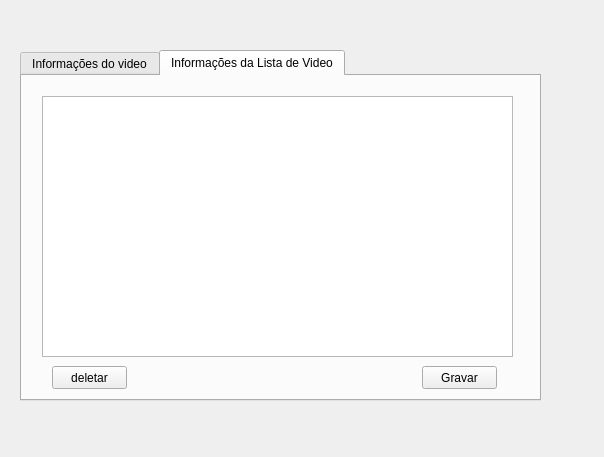
<?xml version="1.0" encoding="UTF-8"?>
<ui version="4.0">
 <class>telaCadastroListaFilme</class>
 <widget class="QWidget" name="telaCadastroListaFilme">
  <property name="geometry">
   <rect>
    <x>0</x>
    <y>0</y>
    <width>604</width>
    <height>457</height>
   </rect>
  </property>
  <property name="windowTitle">
   <string>Form</string>
  </property>
  <widget class="QStackedWidget" name="stackedWidget">
   <property name="geometry">
    <rect>
     <x>0</x>
     <y>40</y>
     <width>571</width>
     <height>371</height>
    </rect>
   </property>
   <property name="currentIndex">
    <number>0</number>
   </property>
   <widget class="QWidget" name="page">
    <widget class="QTabWidget" name="tabWidget">
     <property name="geometry">
      <rect>
       <x>20</x>
       <y>10</y>
       <width>521</width>
       <height>351</height>
      </rect>
     </property>
     <property name="currentIndex">
      <number>1</number>
     </property>
     <widget class="QWidget" name="tab">
      <attribute name="title">
       <string>Informações do video</string>
      </attribute>
      <widget class="QPushButton" name="pbOpenXml">
       <property name="geometry">
        <rect>
         <x>120</x>
         <y>180</y>
         <width>121</width>
         <height>23</height>
        </rect>
       </property>
       <property name="text">
        <string>Abir Video Cadastrado</string>
       </property>
      </widget>
      <widget class="QPushButton" name="pbAddVideo">
       <property name="enabled">
        <bool>false</bool>
       </property>
       <property name="geometry">
        <rect>
         <x>260</x>
         <y>180</y>
         <width>121</width>
         <height>23</height>
        </rect>
       </property>
       <property name="text">
        <string>Adicionar Video na lista</string>
       </property>
      </widget>
      <widget class="QLabel" name="label">
       <property name="geometry">
        <rect>
         <x>130</x>
         <y>70</y>
         <width>47</width>
         <height>13</height>
        </rect>
       </property>
       <property name="text">
        <string>Nome</string>
       </property>
      </widget>
      <widget class="QLabel" name="lblNome">
       <property name="geometry">
        <rect>
         <x>180</x>
         <y>70</y>
         <width>261</width>
         <height>16</height>
        </rect>
       </property>
       <property name="autoFillBackground">
        <bool>true</bool>
       </property>
       <property name="text">
        <string/>
       </property>
      </widget>
      <widget class="QLabel" name="lblCaminho">
       <property name="geometry">
        <rect>
         <x>180</x>
         <y>100</y>
         <width>251</width>
         <height>16</height>
        </rect>
       </property>
       <property name="autoFillBackground">
        <bool>true</bool>
       </property>
       <property name="text">
        <string/>
       </property>
      </widget>
      <widget class="QLabel" name="label_4">
       <property name="geometry">
        <rect>
         <x>130</x>
         <y>100</y>
         <width>47</width>
         <height>13</height>
        </rect>
       </property>
       <property name="text">
        <string>Caminho</string>
       </property>
      </widget>
      <widget class="QLabel" name="lblExtensao">
       <property name="geometry">
        <rect>
         <x>180</x>
         <y>130</y>
         <width>71</width>
         <height>16</height>
        </rect>
       </property>
       <property name="autoFillBackground">
        <bool>true</bool>
       </property>
       <property name="text">
        <string/>
       </property>
      </widget>
      <widget class="QLabel" name="label_6">
       <property name="geometry">
        <rect>
         <x>130</x>
         <y>130</y>
         <width>47</width>
         <height>13</height>
        </rect>
       </property>
       <property name="text">
        <string>Extensao</string>
       </property>
      </widget>
     </widget>
     <widget class="QWidget" name="tab_2">
      <attribute name="title">
       <string>Informações da Lista de Video</string>
      </attribute>
      <widget class="QListWidget" name="listWidget">
       <property name="geometry">
        <rect>
         <x>20</x>
         <y>20</y>
         <width>471</width>
         <height>261</height>
        </rect>
       </property>
      </widget>
      <widget class="QPushButton" name="pbDeletar">
       <property name="geometry">
        <rect>
         <x>30</x>
         <y>290</y>
         <width>75</width>
         <height>23</height>
        </rect>
       </property>
       <property name="text">
        <string>deletar</string>
       </property>
      </widget>
      <widget class="QPushButton" name="pbGravarXML">
       <property name="geometry">
        <rect>
         <x>400</x>
         <y>290</y>
         <width>75</width>
         <height>23</height>
        </rect>
       </property>
       <property name="text">
        <string>Gravar</string>
       </property>
      </widget>
     </widget>
    </widget>
   </widget>
   <widget class="QWidget" name="page_2">
    <widget class="QPushButton" name="pushButton">
     <property name="geometry">
      <rect>
       <x>100</x>
       <y>240</y>
       <width>151</width>
       <height>23</height>
      </rect>
     </property>
     <property name="text">
      <string>Criar nova lista de videos</string>
     </property>
    </widget>
    <widget class="QPushButton" name="pushButton_2">
     <property name="geometry">
      <rect>
       <x>290</x>
       <y>240</y>
       <width>151</width>
       <height>23</height>
      </rect>
     </property>
     <property name="text">
      <string>Gerar Videos com pluco cego </string>
     </property>
    </widget>
   </widget>
  </widget>
 </widget>
 <resources/>
 <connections/>
</ui>
